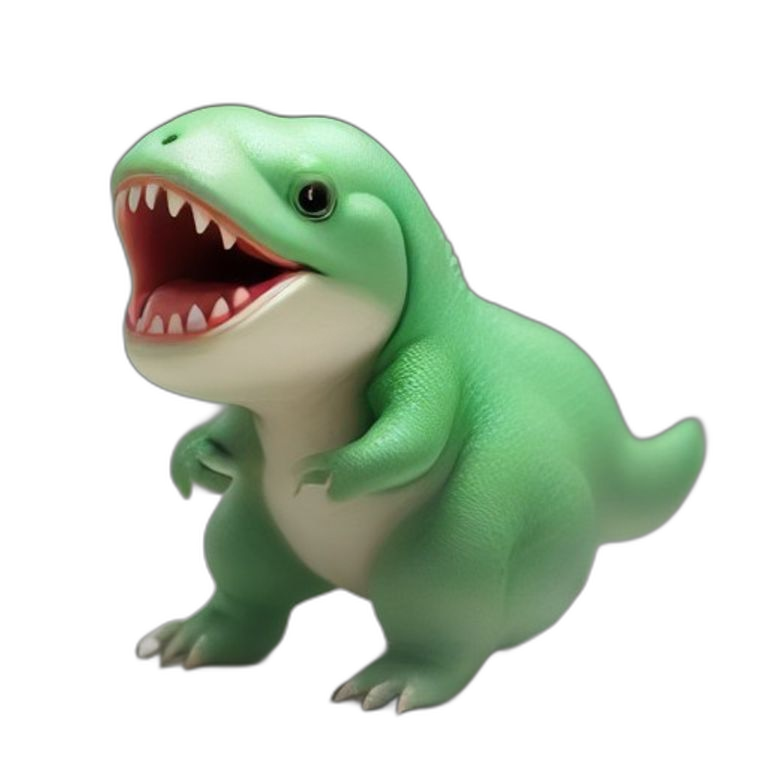
#> input picture samples/out/rembg_t1.png, 768 x 768 px; its folder holds only this picture in this run
$ python post.py out/rembg_t1.png
#> lines starting #> are read from the running program, lines starting #| are printed output that depends on the picture; after the words box and inside, x2 and y2 are one past the last pixel; in counts of white or black regions, pixels touching at a corner belong together
#!/usr/bin/env python3
"""樣本後處理：去背（漸層背景 flood-fill）→ 去浮水印孤島 → 縮成 200px 透明 PNG"""
import sys, os
from collections import deque
from PIL import Image, ImageDraw, ImageFilter

OUT = 200


def bg_mask_small(im, W=256, T=10):
    """從四邊 flood-fill（逐步比較鄰居色差，可沿平滑漸層流動）"""
    small = im.convert('RGB').resize((W, max(1, int(W * im.height / im.width))), Image.LANCZOS)
    w, h = small.size
    px = small.load()
    mask = bytearray(w * h)
    dq = deque()

    def push(x, y, c0):
        if 0 <= x < w and 0 <= y < h and not mask[y * w + x]:
            c = px[x, y]
            if max(abs(c[i] - c0[i]) for i in range(3)) <= T:
                mask[y * w + x] = 1
                dq.append((x, y, c))

    for x in range(w):
        push(x, 0, px[x, 0]); push(x, h - 1, px[x, h - 1])
    for y in range(h):
        push(0, y, px[0, y]); push(w - 1, y, px[w - 1, y])
    while dq:
        x, y, c = dq.popleft()
        push(x + 1, y, c); push(x - 1, y, c); push(x, y + 1, c); push(x, y - 1, c)
    return mask, w, h


def fg_components(mask, w, h):
    """回傳前景連通元件清單（8-連通），每項為 (size, minx, miny, maxx, maxy)"""
    seen = bytearray(w * h)
    comps = []
    for i in range(w * h):
        if mask[i] or seen[i]:
            continue
        dq = deque([i]); seen[i] = 1
        n = 0; x0 = y0 = 10 ** 9; x1 = y1 = -1
        while dq:
            j = dq.popleft(); n += 1
            x, y = j % w, j // w
            x0, y0, x1, y1 = min(x0, x), min(y0, y), max(x1, x), max(y1, y)
            for dy in (-1, 0, 1):
                for dx in (-1, 0, 1):
                    nx, ny = x + dx, y + dy
                    if 0 <= nx < w and 0 <= ny < h:
                        k = ny * w + nx
                        if not mask[k] and not seen[k]:
                            seen[k] = 1; dq.append(k)
        comps.append((n, x0, y0, x1, y1))
    comps.sort(reverse=True)
    return comps


def process(src, dst, W=256, T=10, drop_islands=True, shadow=True):
#> called with src = 'out/rembg_t1.png', dst = 'samples/out/rembg_t1.png', W = 256, T = 10, drop_islands = True, shadow = True
    im = Image.open(src).convert('RGB')
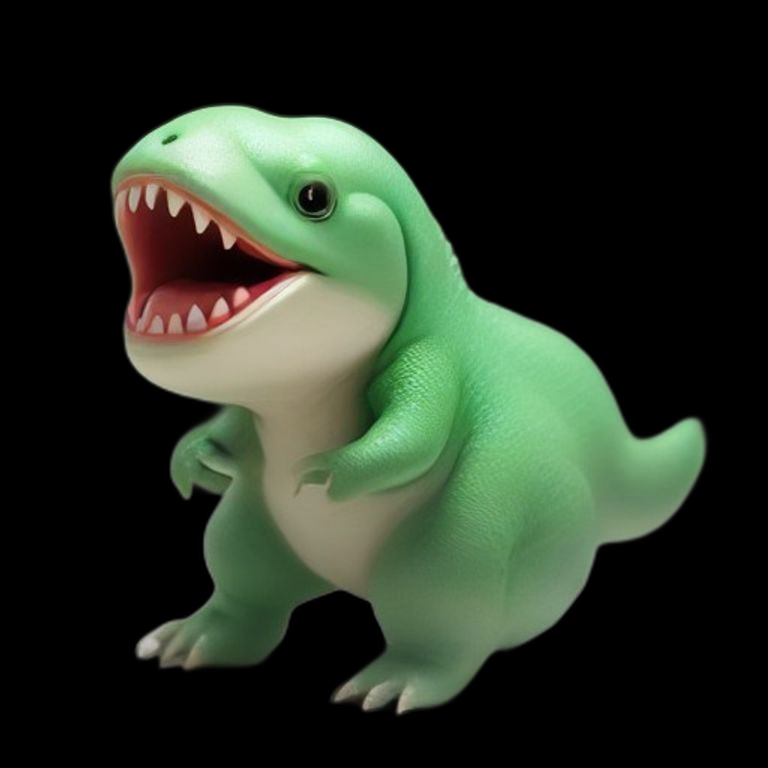
#> im: PIL image 768x768 RGB; mean R, G, B 40.7, 51.2, 37.3
    mask, mw, mh = bg_mask_small(im, W, T)
#> mw = 256; mh = 256
    if drop_islands:
        comps = fg_components(mask, mw, mh)
#> after the loop in fg_components, `for i in range(w * h):`: comps = [(23967, 37, 35, 234, 238)]
#> comps = [(23967, 37, 35, 234, 238)]
        if comps:
            big = comps[0][0]
#> big = 23967
            keep = bytearray(len(mask))
            for (n, x0, y0, x1, y1) in comps:
                corner = x0 > mw * 0.62 and y0 > mh * 0.86
                if n >= big * 0.04 and not (corner and n < big * 0.5):
                    # 保留：主體與夠大的元件；排除右下角小孤島（浮水印）
                    for yy in range(y0, y1 + 1):
                        for xx in range(x0, x1 + 1):
                            keep[yy * mw + xx] = 1
#> this loop made 1 pass
            mask = bytes(1 - b for b in keep)
    m = Image.frombytes('L', (mw, mh), bytes(255 * (1 - b) for b in mask))
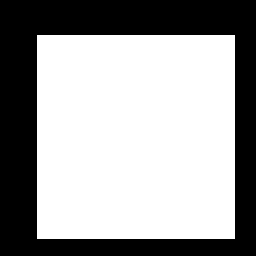
#> m: PIL image 256x256 L; 61.6% white; 1 black region, box (x1, y1, x2, y2) and area: (0, 0, 256, 256) 25144
    m = m.resize(im.size, Image.BILINEAR).filter(ImageFilter.GaussianBlur(1.0))
#> m: PIL image 768x768 L
    out = im.convert('RGBA')
    out.putalpha(m)
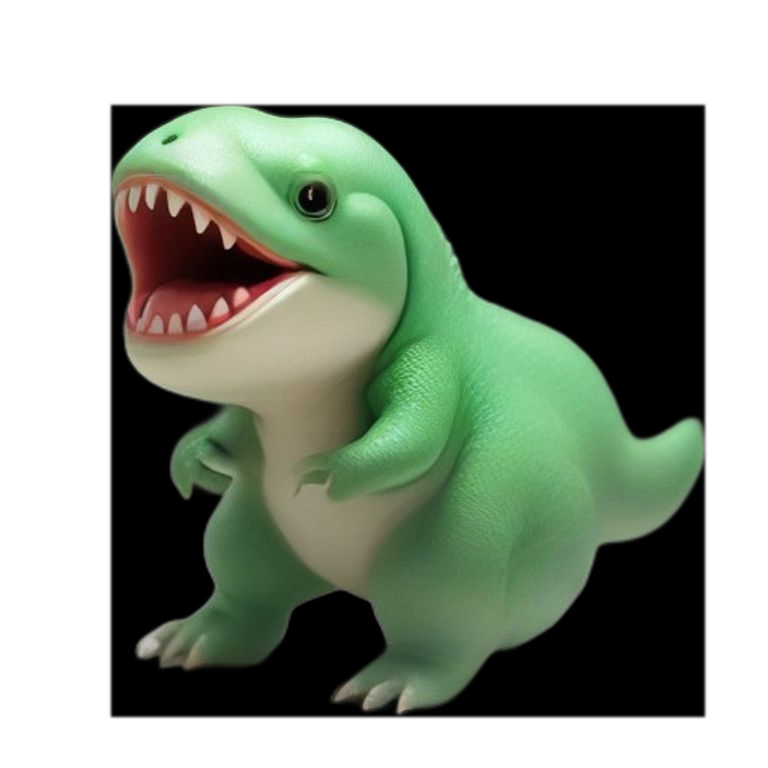
#> out: PIL image 768x768 RGBA; mean R, G, B, A 40.7, 51.2, 37.3, 157.2; transparent parts drawn white
    # 去背殘渣：極低 alpha 全清
    a = out.split()[3].point(lambda v: 0 if v < 40 else v)
    out.putalpha(a)
    bb = out.split()[3].getbbox()
#> bb = (110, 104, 706, 718)
    if bb:
        out = out.crop(bb)
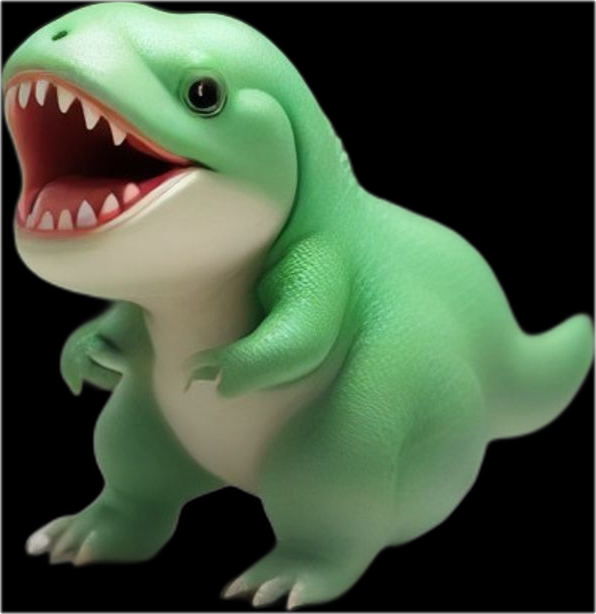
#> out: PIL image 596x614 RGBA; mean R, G, B, A 65.6, 82.6, 60.1, 253.1; transparent parts drawn white
    k = min((OUT - 6) / out.width, (OUT - 6) / out.height)
#> k = 0.316
    out = out.resize((max(1, int(out.width * k)), max(1, int(out.height * k))), Image.LANCZOS)
#> out: PIL image 188x193 RGBA
    fin = Image.new('RGBA', (OUT, OUT), (0, 0, 0, 0))
#> fin: PIL image 200x200 RGBA; every value is 0
    fin.alpha_composite(out, ((OUT - out.width) // 2, (OUT - out.height) // 2))
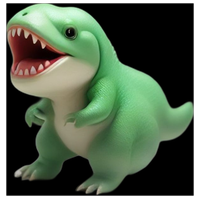
#> fin: PIL image 200x200 RGBA; mean R, G, B, A 59.6, 75, 54.5, 229.7; transparent parts drawn white
    if shadow:
        sh = Image.new('RGBA', (OUT, OUT), (0, 0, 0, 0))
        d = ImageDraw.Draw(sh)
        cx = OUT // 2; by = min(OUT - 8, (OUT - out.height) // 2 + out.height - 4)
#> after `by = min(OUT - 8, (OUT - out.height) // 2 + out.height - 4)`: by = 192
        rw = int(out.width * 0.42)
#> rw = 78
        d.ellipse([cx - rw, by - 6, cx + rw, by + 6], fill=(90, 80, 70, 70))
        sh = sh.filter(ImageFilter.GaussianBlur(5))
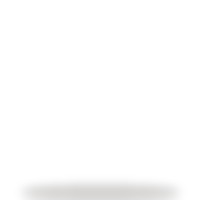
#> sh: PIL image 200x200 RGBA; mean R, G, B, A 3.4, 3, 2.7, 2.7; transparent parts drawn white
        fin = Image.alpha_composite(sh, fin)
    fin.save(dst)
    return fin


if __name__ == '__main__':
    os.makedirs('samples/out', exist_ok=True)
    for f in sys.argv[1:]:
        name = os.path.splitext(os.path.basename(f))[0]
        process(f, f'samples/out/{name}.png')
        print('processed', name, flush=True)

$ run again, on samples/out/rembg_t_flux.png
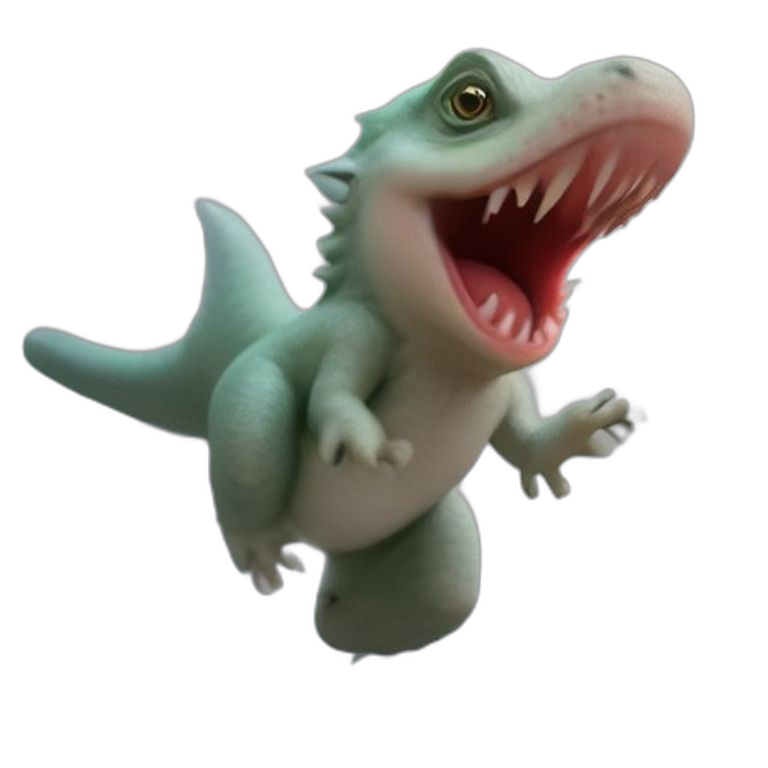
#> input picture samples/out/rembg_t_flux.png, 768 x 768 px
#> mw = 256
#> after the loop in fg_components, `for i in range(w * h):`: comps = [(21754, 7, 16, 231, 221)]
#> big = 21754
#> the loop in process, `for (n, x0, y0, x1, y1) in comps:` made 1 pass
#> in process, `out.putalpha(m)`:
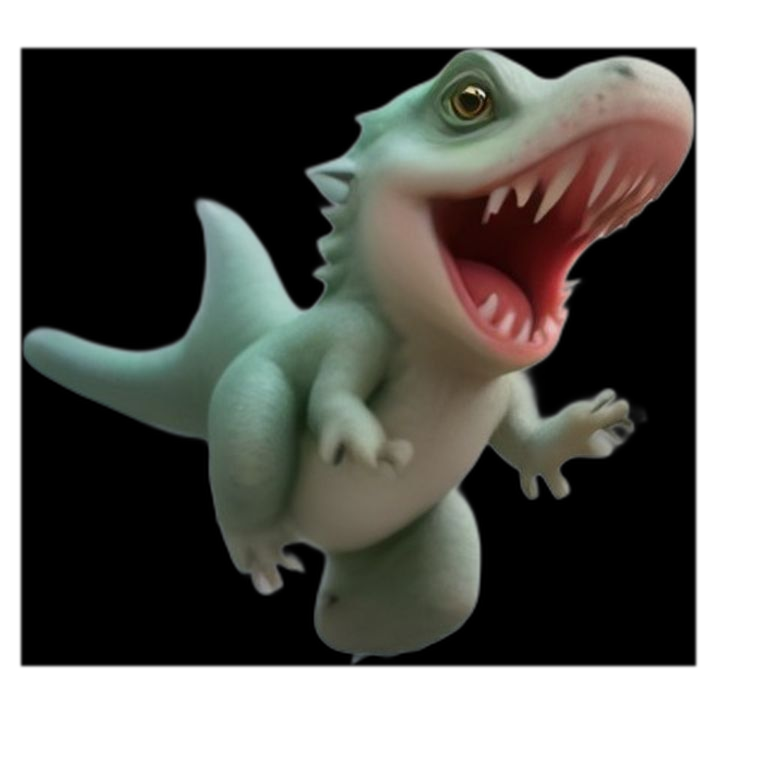
#> out: PIL image 768x768 RGBA; mean R, G, B, A 35.1, 34.4, 30.1, 180.3; transparent parts drawn white
#> bb = (20, 47, 697, 667)
#> in process, `sh = sh.filter(ImageFilter.GaussianBlur(5))`:
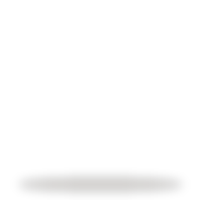
#> sh: PIL image 200x200 RGBA; mean R, G, B, A 3.8, 3.4, 3, 3; transparent parts drawn white

$ run again, on samples/out/t1.png
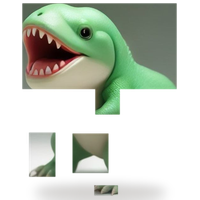
#> input picture samples/out/t1.png, 200 x 200 px
#> the loop in bg_mask_small, `for x in range(w):` made 256 passes
#> the loop in bg_mask_small, `while dq:` made 35597 passes
#> mw = 256
#> after the loop in fg_components, `for i in range(w * h):`: comps = [(24049, 28, 3, 226, 149), (2484, 33, 166, 74, 227), (92, 93, 167, 138, 168), (104, 89, 170, 90, 221), (2699, 92, 170, 142, 222), (90, 93, 224, 137, 225), (421, 120, 237, 151, 250)]
#> in process, `comps = fg_components(mask, mw, mh)`: comps = [(24049, 28, 3, 226, 149), (2699, 92, 170, 142, 222), (2484, 33, 166, 74, 227), (421, 120, 237, 151, 250), (104, 89, 170, 90, 221), (92, 93, 167, 138, 168), (90, 93, 224, 137, 225)]
#> big = 24049
#> the loop in process, `for (n, x0, y0, x1, y1) in comps:` made 7 passes
#> in process, `m = Image.frombytes('L', (mw, mh), bytes(255 * (1 - b) for b in mask))`:
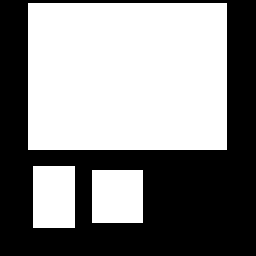
#> m: PIL image 256x256 L; 52.7% white; 1 black region, box (x1, y1, x2, y2) and area: (0, 0, 256, 256) 30976
#> bb = (21, 1, 178, 179)
#> in process, `fin = Image.alpha_composite(sh, fin)`:
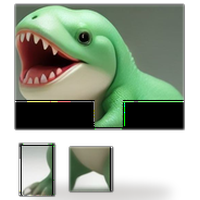
#> fin: PIL image 200x200 RGBA; mean R, G, B, A 67.7, 77.4, 62, 160.8; transparent parts drawn white
